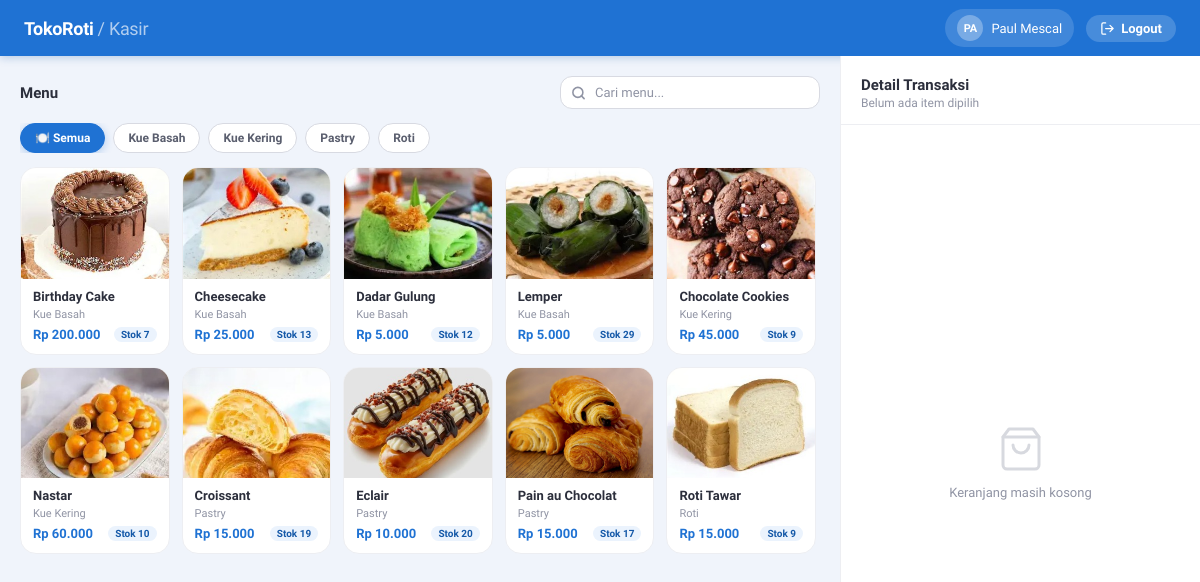
Page /public/kasir.php (signed in) on the earlier database version.
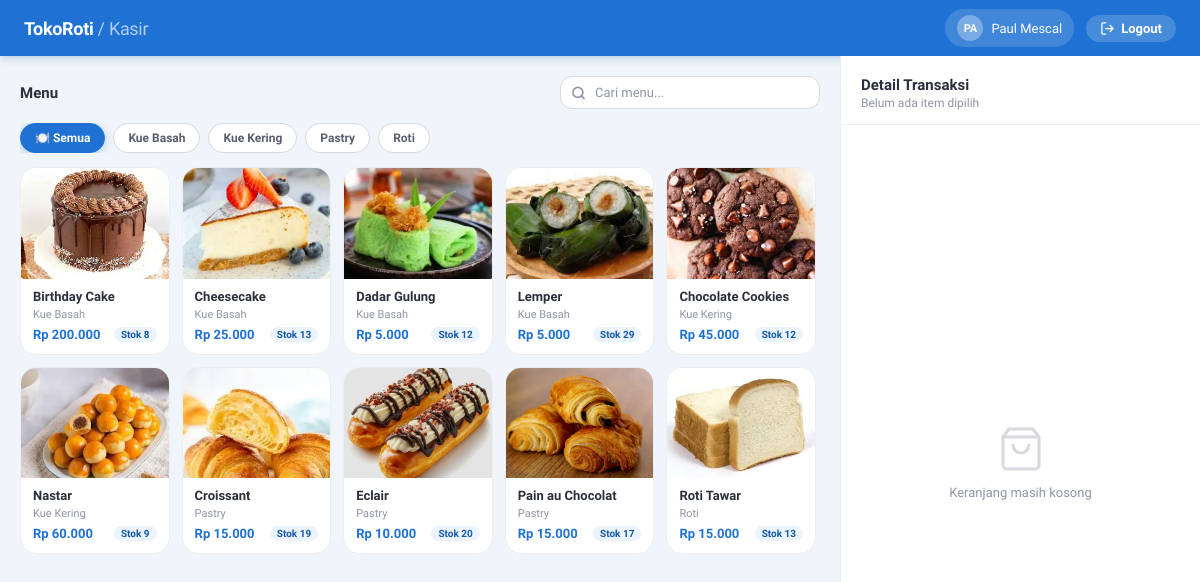
Same page on the later database version.
### tables this page shows
CREATE TABLE `kategori` (
  `id_kategori` varchar(10) NOT NULL,
  `nama_kategori` varchar(50) NOT NULL,
  `icon_kategori` varchar(50) DEFAULT NULL
);

CREATE TABLE `menu` (
  `id_menu` varchar(10) NOT NULL,
  `nama_menu` varchar(50) NOT NULL,
  `stok` int NOT NULL,
  `harga` int NOT NULL,
  `gambar` varchar(255) DEFAULT NULL,
  `id_kategori` varchar(10) NOT NULL,
  `is_deleted` tinyint(1) DEFAULT '0'
);

### public/kasir.php (the view, shortened to what this page needs)
<?php
require_once '../config/database.php';
$menu = $conn->query(
    "SELECT m.id_menu, m.nama_menu, m.stok, m.harga, m.gambar, k.nama_kategori, k.id_kategori, k.icon_kategori
     FROM menu m
     JOIN kategori k ON m.id_kategori = k.id_kategori
     WHERE m.is_deleted = 0 AND m.stok > 0
     ORDER BY k.nama_kategori, m.nama_menu"
)->fetchAll(PDO::FETCH_ASSOC);
$kategori = $conn->query(
    "SELECT DISTINCT k.id_kategori, k.nama_kategori, k.icon_kategori
     FROM kategori k
     JOIN menu m ON m.id_kategori = k.id_kategori
     WHERE m.is_deleted = 0 AND m.stok > 0
     ORDER BY k.nama_kategori"
)->fetchAll(PDO::FETCH_ASSOC);
?>
<!DOCTYPE html>
<html lang="id">
<head>
</head>
<body>
<div class="topbar">
    <div class="topbar-logo">TokoRoti <span>/ Kasir</span></div>
    <div class="topbar-user">
        <div class="topbar-avatar"><?= strtoupper(substr($_SESSION['nama'], 0, 2)) ?></div>
        <?= htmlspecialchars($_SESSION['nama']) ?>
    </div>
    <a href="../process/logout.php" class="topbar-logout">
        <svg viewBox="0 0 24 24" fill="none" stroke="currentColor" stroke-width="2" stroke-linecap="round" stroke-linejoin="round">
            <path d="M9 21H5a2 2 0 01-2-2V5a2 2 0 012-2h4M16 17l5-5-5-5M21 12H9"/>
        </svg>
        Logout
    </a>
</div>
<div class="main">
    <div class="menu-panel">
        <div class="panel-header">
            <div class="panel-title">Menu</div>
            <div class="search-wrap">
                <input type="text" id="search-menu" placeholder="Cari menu..." oninput="filterMenu()">
            </div>
        </div>
        <div class="kategori-bar">
            <div class="kat-chip active" data-kat="semua" onclick="filterKategori('semua', this)">
                🍽️ Semua
            </div>
            <?php foreach ($kategori as $k): ?>
            <div class="kat-chip" data-kat="<?= $k['id_kategori'] ?>" onclick="filterKategori('<?= $k['id_kategori'] ?>', this)">
                <?= $k['icon_kategori'] ?? '🏷️' ?> <?= htmlspecialchars($k['nama_kategori']) ?>
            </div>
            <?php endforeach; ?>
        </div>
        <div class="menu-grid-wrap">
            <div class="menu-grid" id="menu-grid">
                <?php foreach ($menu as $m): ?>
                <div class="menu-card"
                     data-id="<?= $m['id_menu'] ?>"
                     data-nama="<?= htmlspecialchars($m['nama_menu'], ENT_QUOTES) ?>"
                     data-harga="<?= $m['harga'] ?>"
                     data-stok="<?= $m['stok'] ?>"
                     data-kategori="<?= $m['id_kategori'] ?>"
                     onclick="tambahKeKeranjang('<?= $m['id_menu'] ?>', '<?= addslashes($m['nama_menu']) ?>', <?= $m['harga'] ?>, <?= $m['stok'] ?>)">
                    <?php if (!empty($m['gambar'])): ?>
                    <img class="menu-card-img" src="assets/<?= htmlspecialchars($m['gambar'] ?? 'default.png') ?>" alt="<?= htmlspecialchars($m['nama_menu']) ?>">
                    <?php else: ?>
                    <div class="menu-card-img-placeholder">🍞</div>
                    <?php endif; ?>
                    <div class="menu-card-body">
                        <div class="menu-card-nama"><?= htmlspecialchars($m['nama_menu']) ?></div>
                        <div class="menu-card-kat"><?= htmlspecialchars($m['nama_kategori']) ?></div>
                        <div class="menu-card-footer">
                            <div class="menu-card-harga">Rp <?= number_format($m['harga'], 0, ',', '.') ?></div>
                            <div class="menu-card-stok <?= $m['stok'] <= 5 ? 'low' : '' ?>">Stok <?= $m['stok'] ?></div>
                        </div>
                    </div>
                </div>
                <?php endforeach; ?>
            </div>
        </div>
    </div>
    <div class="keranjang-panel">
        <div class="keranjang-header">
            <div class="keranjang-title-row">
                <div class="keranjang-title">Detail Transaksi</div>
            </div>
            <div class="keranjang-sub" id="keranjang-sub">Belum ada item dipilih</div>
        </div>
        <div class="keranjang-body" id="keranjang-body">
            <div class="keranjang-empty" id="keranjang-empty">
                <svg viewBox="0 0 24 24" fill="none" stroke="currentColor" stroke-width="1.5" stroke-linecap="round" stroke-linejoin="round">
                    <path d="M6 2L3 6v14a2 2 0 002 2h14a2 2 0 002-2V6l-3-4z"/><line x1="3" y1="6" x2="21" y2="6"/><path d="M16 10a4 4 0 01-8 0"/>
                </svg>
                <p>Keranjang masih kosong</p>
            </div>
        </div>
    </div>
</div>
</body>
</html>

Differences in the rows shown:
changed menu "Birthday Cake": stok "7" → "8"
changed menu "Chocolate Cookies": stok "9" → "12"
changed menu "Nastar": stok "10" → "9"
changed menu "Roti Tawar": stok "9" → "13"
